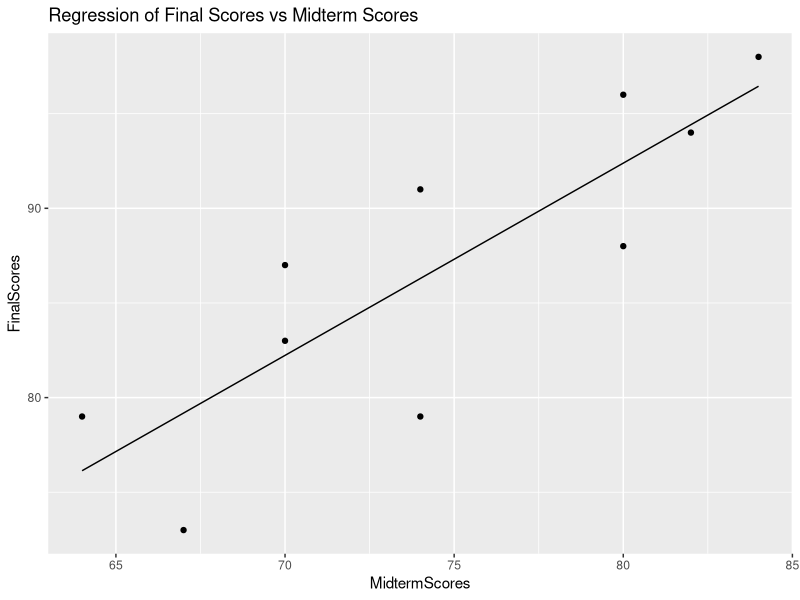

The R source for this figure:
## ---- chunk 1
midterms <- c(70, 74, 80, 84, 80, 67, 70, 64, 74, 82)
finals <- c(87, 79, 88, 98, 96, 73, 83, 79, 91, 94)

meanx <- sum(midterms) / 10
meany <- sum(finals) / 10

beta <- sum((finals - meany) * (midterms - meanx)) / sum((midterms - meanx)^2)

print(paste0('Sample mean x: ',meanx))
print(paste0('Sample mean y(alpha): ',meany))
print(paste0('Beta: ',beta))
## ---- chunk 2
library(tidyverse)
library(ggplot2)
## ---- chunk 3
xVals <- seq(min(midterms), max(midterms), 0.01)
yVals <- meany + beta * (xVals - meanx)
df1 <- data.frame("MidtermScores"=midterms, "FinalScores"=finals)
df2 <- data.frame("RegressionX"=xVals, "RegressionY"=yVals)
df1 %>%
  ggplot(aes(x=MidtermScores,y=FinalScores)) + geom_point() + geom_line(data=df2,aes(x=RegressionX,y=RegressionY)) +
  ggtitle('Regression of Final Scores vs Midterm Scores')
## ---- chunk 4
yHats <- meany + beta * (midterms - meanx)
sumError <- sum((finals - yHats)^2)
sigma <- sumError / 10

print(paste0('The sum of squared errors: ', sumError))
print(paste0('The variance estimate: ', sigma))
